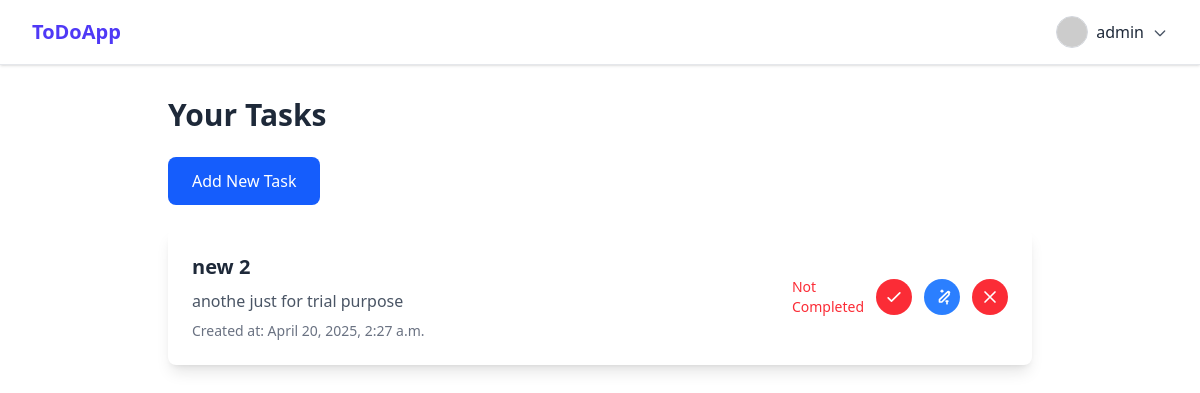
The app's page /task_list/ (signed in) with its own data.
### list/models.py (models this page shows, shortened)
class Task(models.Model):
    user = models.ForeignKey(User, on_delete=models.CASCADE)
    title = models.CharField(max_length=70)
    description = models.TextField(max_length=200)
    created_at = models.DateTimeField(auto_now_add=True)
    completed = models.BooleanField(default=False)

### list/views.py (the view)
# urls.py: path("task_list/",views.task_list, name="task_list"),
@login_required
def task_list(request):
    tasks = Task.objects.filter(user=request.user).order_by('-created_at')
    return render(request, 'task_list.html', {'tasks': tasks})

### list/templates/task_list.html
{% extends 'base.html' %}
{% block content %}
  <div class="max-w-4xl mx-auto px-4 py-8">
    <h1 class="text-3xl font-semibold text-gray-800 mb-6 text-center sm:text-left">Your Tasks</h1>
    <div class="flex justify-center sm:justify-start mb-6">
      <a href="{% url 'list:add_task' %}" class="inline-block px-6 py-3 bg-blue-600 text-white rounded-lg hover:bg-blue-700 transition duration-300 text-sm sm:text-base">
        Add New Task
      </a>
    </div>
    <div class="space-y-6">
      {% for task in tasks %}
        <div class="bg-white p-4 sm:p-6 rounded-lg shadow-lg hover:shadow-xl transition duration-300">
          <div class="flex flex-col sm:flex-row justify-between items-start sm:items-center gap-4">
            <div class="w-full">
              <h2 class="text-lg sm:text-xl font-semibold text-gray-800">{{ task.title }}</h2>
              <p class="text-gray-600 mt-2 text-sm sm:text-base">{{ task.description }}</p>
              <small class="text-gray-500 mt-2 block text-xs sm:text-sm">Created at: {{ task.created_at }}</small>
            </div>
            <div class="flex items-center flex-wrap sm:flex-nowrap gap-2 sm:gap-3 mt-2 sm:mt-0">
              <span class="text-xs sm:text-sm text-gray-500 block sm:inline w-full sm:w-auto text-center sm:text-left">
                {% if task.completed %}
                  <span class="text-green-500">Completed</span>
                {% else %}
                  <span class="text-red-500">Not Completed</span>
                {% endif %}
              </span>
              {% if task.id %}
                <a href="{% url 'list:toggle_task' task.id %}"
                class="p-2 rounded-full transition
                {% if task.completed %}
                  bg-green-500 hover:bg-green-600
                {% else %}
                  bg-red-500 hover:bg-red-600
                {% endif %}"
                title="{% if task.completed %}Mark as Incomplete{% else %}Mark as Completed{% endif %}"
                aria-label="{% if task.completed %}Mark as Incomplete{% else %}Mark as Completed{% endif %}">
                {% if task.completed %}
                  <svg xmlns="http://www.w3.org/2000/svg" class="w-5 h-5 text-white" fill="none" viewBox="0 0 24 24" stroke="currentColor">
                    <path stroke-linecap="round" stroke-linejoin="round" stroke-width="2" d="M18 12H6" />
                  </svg>
                {% else %}
                  <svg xmlns="http://www.w3.org/2000/svg" class="w-5 h-5 text-white" fill="none" viewBox="0 0 24 24" stroke="currentColor">
                    <path stroke-linecap="round" stroke-linejoin="round" stroke-width="2" d="M5 13l4 4L19 7" />
                  </svg>
                {% endif %}
                </a>
                <a href="{% url 'list:edit_task' task.id %}" class="p-2 bg-blue-500 hover:bg-blue-600 text-white rounded-full transition" title="Edit Task">
                  <svg xmlns="http://www.w3.org/2000/svg" class="w-5 h-5" fill="none" viewBox="0 0 24 24" stroke="currentColor">
                    <path stroke-linecap="round" stroke-linejoin="round" stroke-width="2" d="M11 5h2M12 4v2m6 14v-2m1-1h-2m4-10.586a2 2 0 00-2.828 0L9 15.172V18h2.828l8.172-8.172a2 2 0 000-2.828z" />
                  </svg>
                </a>
                <a href="{% url 'list:delete_task' task.id %}" onclick="return confirm('Are you sure you want to delete this task?');" class="p-2 bg-red-500 hover:bg-red-600 text-white rounded-full transition" title="Delete Task">
                  <svg xmlns="http://www.w3.org/2000/svg" class="w-5 h-5" fill="none" viewBox="0 0 24 24" stroke="currentColor">
                    <path stroke-linecap="round" stroke-linejoin="round" stroke-width="2" d="M6 18L18 6M6 6l12 12" />
                  </svg>
                </a>
              {% endif %}
            </div>
          </div>
        </div>
      {% endfor %}
    </div>
  </div>
{% endblock %}

### templates/base.html (shortened to what this page needs)
<!DOCTYPE html>
<html lang="en">
<head>
        <script src="https://cdn.jsdelivr.net/npm/@tailwindcss/browser@4"></script>
</head>
<body>
    <nav class="bg-white border-b border-gray-200 shadow-sm sticky top-0 z-50">
        <div class="max-w-7xl mx-auto px-4 sm:px-6 lg:px-8">
          <div class="flex justify-between h-16 items-center">
            <a href="{% url 'list:index' %}" class="text-xl font-bold text-indigo-600">ToDoApp</a>
            <div class="hidden md:flex items-center gap-6">
              {% if user.is_authenticated %}
                <div class="relative group">
                  <button class="flex items-center gap-2 focus:outline-none">
                    <img src="https://i.pravatar.cc/150?u={{ user.username }}" alt="Avatar"
                         class="w-8 h-8 rounded-full border border-gray-300">
                    <span class="text-gray-800 font-medium">{{ user.username }}</span>
                    <svg class="w-4 h-4 mt-[1px] text-gray-600" fill="none" stroke="currentColor" stroke-width="2"
                         viewBox="0 0 24 24" stroke-linecap="round" stroke-linejoin="round">
                      <path d="M19 9l-7 7-7-7"/>
                    </svg>
                  </button>
                </div>
              {% endif %}
            </div>
          </div>
        </div>
      </nav>
      {% block content %}{% endblock %}
</body>
</html>

### records on screen
Task: title "new 2", description "anothe just for trial purpose", created_at "April 20, 2025, 2:27 a.m.", completed "Not Completed"

### other values on screen
{{ user.username }} "admin"
